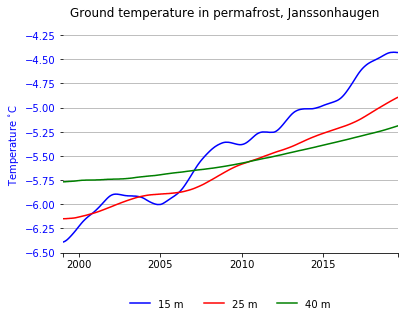

The script that saved this image:
#!/usr/bin/env python3
# -*- coding: utf-8 -*-
"""
Created on Sun Dec  6 21:11:28 2020

@author: maritkollstuen
"""


import requests
import pandas as pd

import matplotlib.pyplot as plt
import seaborn as sns


def create_df(url, depth):
    """
    Function that gathers the permafrostdata from the different 
    depths in one dataframe
    
    Input: 
    
    url     -   <string> url to JSON data
    depth   -   <string> depth the data are taken from
        
    Output: 
        
    df      -   <DataFrame> Pandas DataFrame
    """
    json_data = requests.get(url).json()
    data = json_data.pop(0)
    
    df = pd.DataFrame(data['data'])
    df['when'] = pd.to_datetime(df['when'])
    df = df.set_index('when')
    df = df.rename(columns={'value':str(depth)})
    return df

if __name__ == '__main__':

    # Import data:
    url_15m = u'https://api.npolar.no/indicator/timeseries/?facets=label.en&q=&filter-systems=mosj.no&filter-authors.@id=met.no&filter-keywords.@value=land&filter-locations.placename=Janssonhaugen&filter-label.en=15+m&format=json&variant=array&limit=1'
    url_25m = u'https://api.npolar.no/indicator/timeseries/?facets=label.en&q=&filter-systems=mosj.no&filter-authors.@id=met.no&filter-keywords.@value=land&filter-locations.placename=Janssonhaugen&filter-label.en=25+m&format=json&variant=array&limit=1'
    url_40m = u'https://api.npolar.no/indicator/timeseries/?facets=label.en&q=&filter-systems=mosj.no&filter-authors.@id=met.no&filter-keywords.@value=land&filter-locations.placename=Janssonhaugen&filter-label.en=40+m&format=json&variant=array&limit=1'

    # Create pandas DataFrame
    df15 = create_df(url_15m, '15 m')
    df25 = create_df(url_25m, '25 m')
    df40 = create_df(url_40m, '40 m')
    df = df15.merge(df25, on = 'when').merge(df40, on = 'when')
    
    # Visualization
    fig, ax = plt.subplots()
    df.plot(color = ['blue', 'red', 'green'], 
            ax = ax
            )
    ax.yaxis.set_tick_params(which='major', 
                             labelcolor='blue'
                             )
    fig.suptitle('Ground temperature in permafrost, Janssonhaugen', 
                 size = 12
                 )
    ax.yaxis.grid()
    ax.minorticks_off()
    ax.set_ylim(-6.5, -4.25)
    ax.set_ylabel(r'Temperature $^{\circ}$C', 
                  color = 'blue'
                  )
    ax.set(xlabel = None)
    ax.legend(loc = 'lower center', 
              bbox_to_anchor = (0.5,-0.3), 
              ncol = 3, 
              frameon = False
              )
    sns.despine(left=True, 
                right=True
                )
    plt.savefig('Exercise_2.png', 
                bbox_inches = 'tight'
                )
    plt.show()
    
